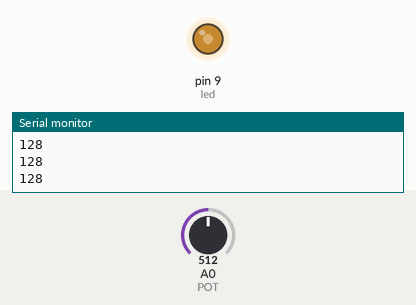
This sketch was run on a simulated Arduino Uno, built with avr-gcc and run on an emulated ATmega328P. On the bench: output pins drawn as LEDs (lit = HIGH), the last lines printed to the serial monitor. The test bench sets the inputs (shaded band); at power-on: A0 (POT) = 512.

Above: at 1.2 s.
1.3 s: A0 (POT) set to 716
At 2.5 s:
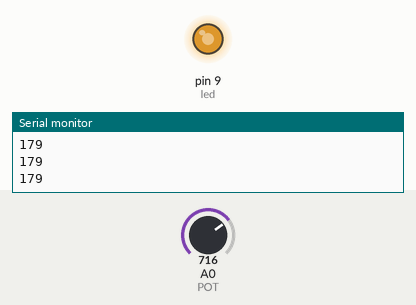
2.8 s: A0 (POT) set to 900
At 3.7 s:
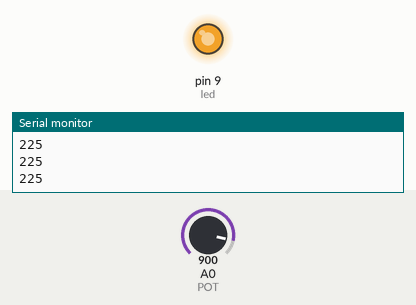
4.3 s: A0 (POT) set to 122
At 4.8 s:
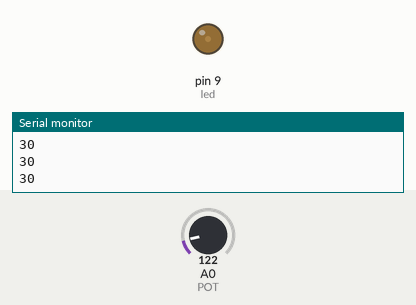
5.8 s: A0 (POT) set to 0
At 7.1 s:
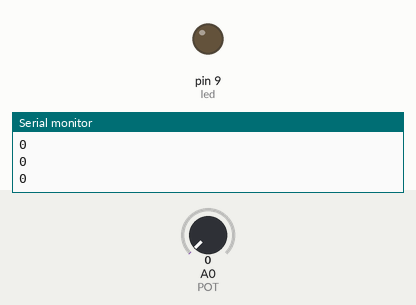
Timing chart, 0 to 8.3 s (numbered marks = the images above; inputs shaded):
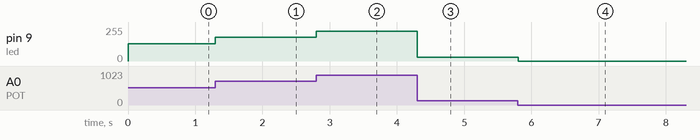

The sketch:

Practica_Con_Potenciometro.ino
```cpp
/*
 * Fundacion Kinal
 * Centro educativo tecnico laboral Kinal
 * Electronica
 * Grado: Quinto
 * Sección: A
 * Curso: Taller de electronica digital y reparación de computadoras I
 * Nombre: Jared Hernan Ruiz Aleu
 * Carnet: 2022011
 * Proyecto: Uso de Potenciometro
*/
#define led 9
const int POT = 0;
int PWM;

void setup() {
  Serial.begin(9600);

  pinMode(led,OUTPUT);
}

void loop() {
  PWM = analogRead(POT)/4;
  analogWrite(led,PWM);
  Serial.println(PWM);

}
```

Measured:
- after the input at 1.3 s, pin 9 (led): 128/255 → 179/255 at once
- after the input at 2.8 s, pin 9 (led): 179/255 → 225/255 at once
- after the input at 4.3 s, pin 9 (led): 225/255 → 30/255 at once
- after the input at 5.8 s, pin 9 (led): 30/255 → 0/255 at once
